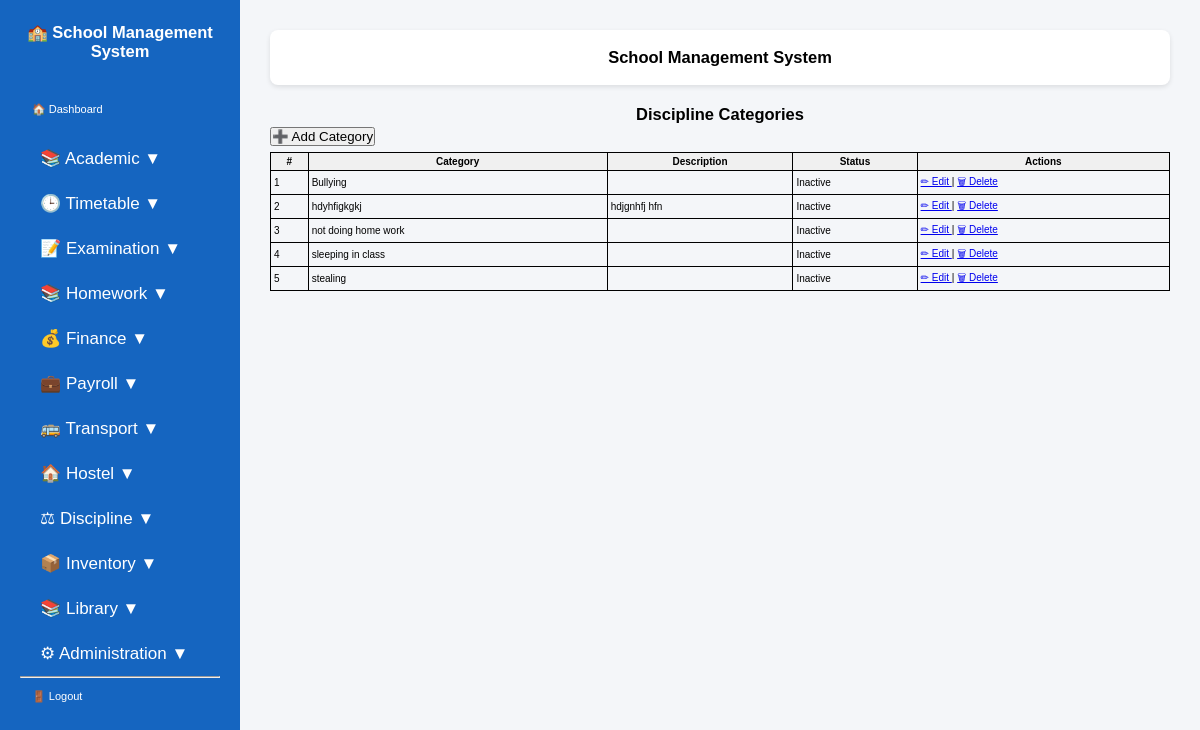
The page /discipline/categories/ (signed in) on the database as committed earlier.
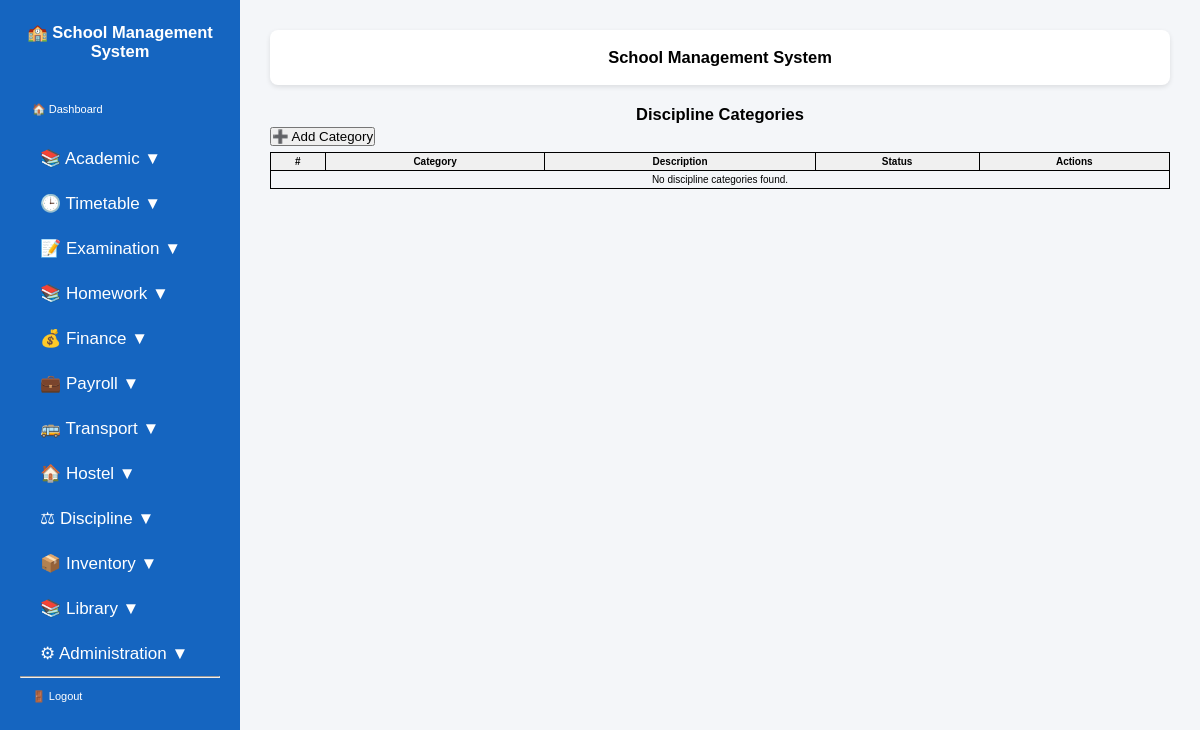
The same page on the database as committed later.
### students/models.py (models this page shows, shortened)
class DisciplineCategory(models.Model):
    name = models.CharField(
        max_length=100,
        unique=True,
    )
    description = models.TextField(
        blank=True,
    )
    school = models.ForeignKey(
        SchoolProfile,
        on_delete=models.CASCADE,
        related_name="discipline_categories",
    )

### students/view_modules/discipline.py (the view)
# urls.py: path('discipline/categories/', views.discipline_category_list, name='discipline_category_list'),
@login_required
@admin_or_bursar
def discipline_category_list(request):
    school = get_user_school(request.user)
    categories = DisciplineCategory.objects.filter(
        school=school
    ).order_by("name")
    return render(
        request,
        "students/discipline_category_list.html",
        {
            "categories": categories,
        },
    )

### students/templatetags/group_tags.py (called while the page is built)
@register.filter
def has_group(user, group_name):
    return user.groups.filter(name=group_name).exists()

### students/utils.py (called while the page is built, shortened)
def get_user_school(user):
    if user.is_superuser:
        return None

### templates/students/discipline_category_list.html
{% extends "base.html" %}
{% block content %}
<h2>Discipline Categories</h2>
<p>
    <a href="{% url 'add_discipline_category' %}">
        <button>➕ Add Category</button>
    </a>
</p>
<table border="1" cellpadding="6" cellspacing="0" width="100%">
    <tr>
        <th>#</th>
        <th>Category</th>
        <th>Description</th>
        <th>Status</th>
        <th>Actions</th>
    </tr>
    {% for category in categories %}
    <tr>
        <td>{{ forloop.counter }}</td>
        <td>{{ category.name }}</td>
        <td>{{ category.description }}</td>
        <td>
            {% if category.active %}
                Active
            {% else %}
                Inactive
            {% endif %}
        </td>
        <td>
            <a href="{% url 'edit_discipline_category' category.id %}">
                ✏ Edit
            </a>
            |
            <a href="{% url 'delete_discipline_category' category.id %}">
                🗑 Delete
            </a>
        </td>
    </tr>
    {% empty %}
    <tr>
        <td colspan="5" align="center">
            No discipline categories found.
        </td>
    </tr>
    {% endfor %}
</table>
{% endblock %}

Rows that differ between the two databases and show on the page:
no longer on this page (row edited): DisciplineCategory: name "Bullying"
no longer on this page (row edited): DisciplineCategory: name "hdyhfigkgkj", description "hdjgnhfj hfn"
no longer on this page (row edited): DisciplineCategory: name "not doing home work"
no longer on this page (row edited): DisciplineCategory: name "sleeping in class"
no longer on this page (row edited): DisciplineCategory: name "stealing"
Other text that changed with them:
text now shown: "No discipline categories found."
